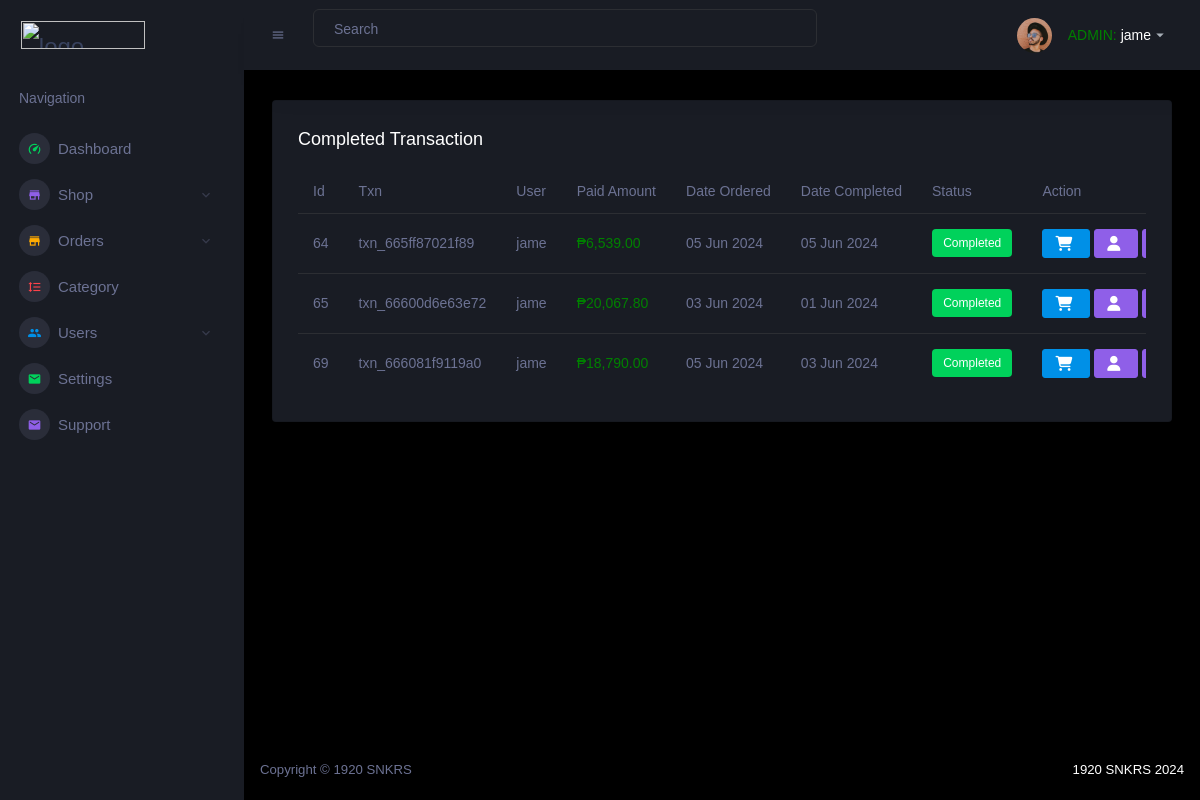
The app's page /admin/orders-completed.php (signed in), older data.
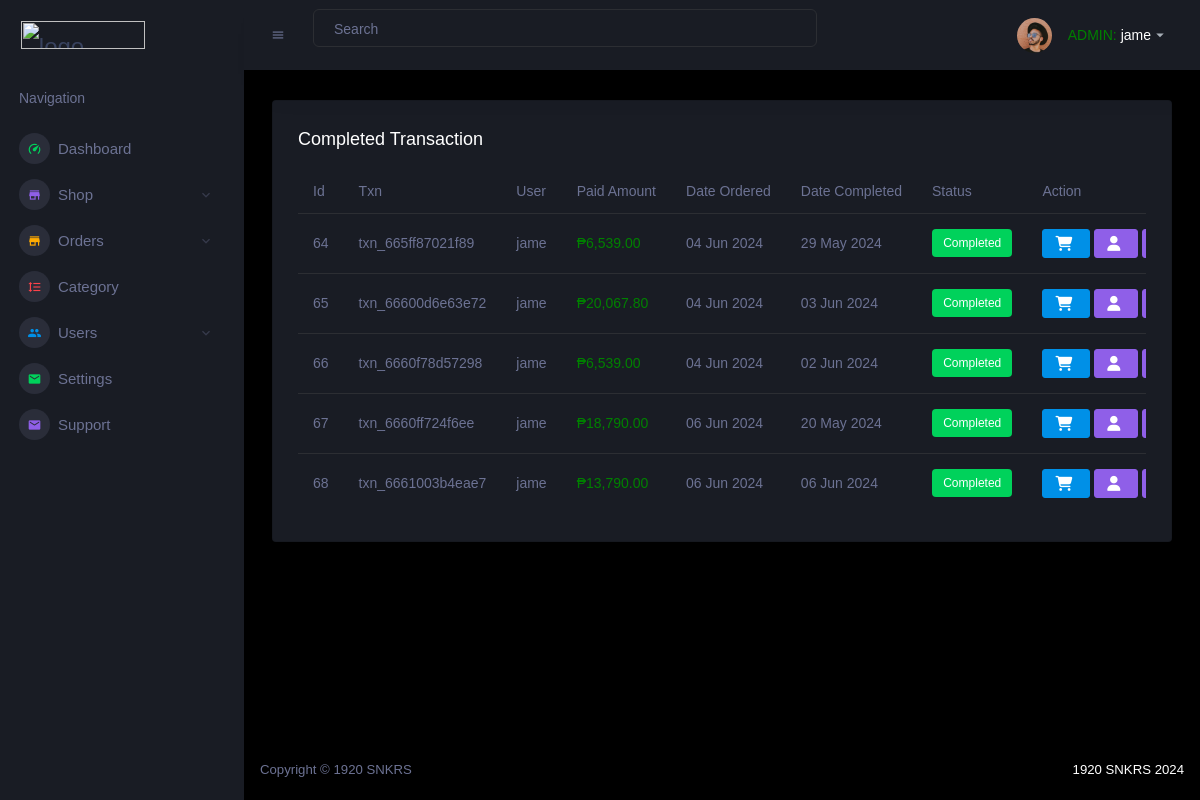
The same page, newer data.
### tables this page shows
CREATE TABLE `orders` (
  `order_id` int(11) NOT NULL,
  `transaction_number` varchar(255) DEFAULT NULL,
  `userid` int(11) DEFAULT NULL,
  `total_amount` decimal(10,2) DEFAULT NULL,
  `note` text DEFAULT NULL,
  `created_at` timestamp NOT NULL DEFAULT current_timestamp(),
  `order_status` varchar(20) DEFAULT 'Pending',
  `imgURL` varchar(255) DEFAULT NULL,
  `updated_at` timestamp NOT NULL DEFAULT current_timestamp() ON UPDATE current_timestamp()
);

CREATE TABLE `users` (
  `userid` int(11) NOT NULL,
  `username` varchar(50) NOT NULL,
  `email` varchar(100) NOT NULL,
  `password` varchar(100) NOT NULL,
  `datecreated` timestamp NOT NULL DEFAULT current_timestamp()
);

### admin/orders-completed.php (the view, shortened to what the changed rows need)
<html lang="en">
<?php
require_once("../database/connection.php");
?>
</head>
<body>
    <div class="container-scroller">
        <div class="container-fluid page-body-wrapper">
            <div class="main-panel">
                <div class="content-wrapper">
                    <div class="row">
                        <div class="col-lg-12 grid-margin stretch-card">
                            <div class="card">
                                <div class="card-body">
                                    <div class="table-responsive">
                                        <table id="productTable" class="table">
                                            <thead>
                                                <tr>
                                                    <th>Id</th>
                                                    <th>Txn</th>
                                                    <th>User</th>
                                                    <th>Paid Amount</th>
                                                    <th>Date Ordered</th>
                                                    <th>Date Completed</th>
                                                    <th>Status</th>
                                                    <th>Action</th>
                                                </tr>
                                            </thead>
                                            <tbody>
                                                <?php
                                                $query = "SELECT * FROM orders WHERE order_status = 'Completed'";
                                                $result = mysqli_query($link, $query);
                                                while ($row = mysqli_fetch_assoc($result)) {
                                                    $userid = $row['userid'];
                                                    $usernameQuery = "SELECT username FROM users WHERE userid = ?";
                                                    $stmtUsername = $link->prepare($usernameQuery);
                                                    $stmtUsername->bind_param("i", $userid);
                                                    $stmtUsername->execute();
                                                    $resultUsername = $stmtUsername->get_result();
                                                    $username = $resultUsername->fetch_assoc()['username'];
                                                    $status = $row['order_status'];
                                                    $createdAt = date('d M Y', strtotime($row['created_at']));
                                                    $updatedAt = date('d M Y', strtotime($row['updated_at']));
                                                    if ($status === 'Completed') {
                                                        $status = '<label class="badge badge-success">Completed</label>';
                                                    }
                                                    echo "<tr>
                                                        <td>{$row['order_id']}</td>
                                                        <td>{$row['transaction_number']}</td>
                                                        <td>{$username}</td>
                                                        <td style='color: green;'>₱" . number_format($row['total_amount'], 2, '.', ',') . "</td>
                                                        <td>{$createdAt}</td>
                                                        <td>{$updatedAt}</td>
                                                        <td>{$status}</td>
                                                        <td>
                                                            <button type='button' title='Item list' data-txn='{$row['transaction_number']}' class='view-order btn btn-primary btn-md'><i class='fas fa-shopping-cart'></i></button>
                                                            <button type='button' title='User info' data-userid='{$row['userid']}' class='view-user btn btn-info btn-md'><i class='fas fa-user'></i></button>
                                                            <button type='button' title='Proof of Payment' data-order_id='{$row['order_id']}' class='proof-payment btn btn-info btn-md'><i class='fas fa-file-invoice-dollar'></i></button>
                                                        </td>
                                                    </tr>";
                                                }
                                                ?>
                                            </tbody>
                                        </table>
                                    </div>
                                </div>
                            </div>
                        </div>
                    </div>
                </div>
            </div>
        </div>
    </div>
</body>
</html>

Row changes from the older to the newer data that the page shows:
no longer on this page (row edited): orders: order_id "69", transaction_number "txn_666081f9119a0", userid.username "jame", total_amount "18,790.00", created_at "05 Jun 2024", updated_at "03 Jun 2024", order_status "Completed"
changed orders "txn_665ff87021f89": created_at "05 Jun 2024" → "04 Jun 2024"; updated_at "05 Jun 2024" → "29 May 2024"
changed orders "txn_66600d6e63e72": created_at "03 Jun 2024" → "04 Jun 2024"; updated_at "01 Jun 2024" → "03 Jun 2024"
now on this page (row edited): orders: order_id "66", transaction_number "txn_6660f78d57298", userid.username "jame", total_amount "6,539.00", created_at "04 Jun 2024", updated_at "02 Jun 2024", order_status "Completed"
now on this page (row edited): orders: order_id "67", transaction_number "txn_6660ff724f6ee", userid.username "jame", total_amount "18,790.00", created_at "06 Jun 2024", updated_at "20 May 2024", order_status "Completed"
now on this page (row edited): orders: order_id "68", transaction_number "txn_6661003b4eae7", userid.username "jame", total_amount "13,790.00", created_at "06 Jun 2024", updated_at "06 Jun 2024", order_status "Completed"
